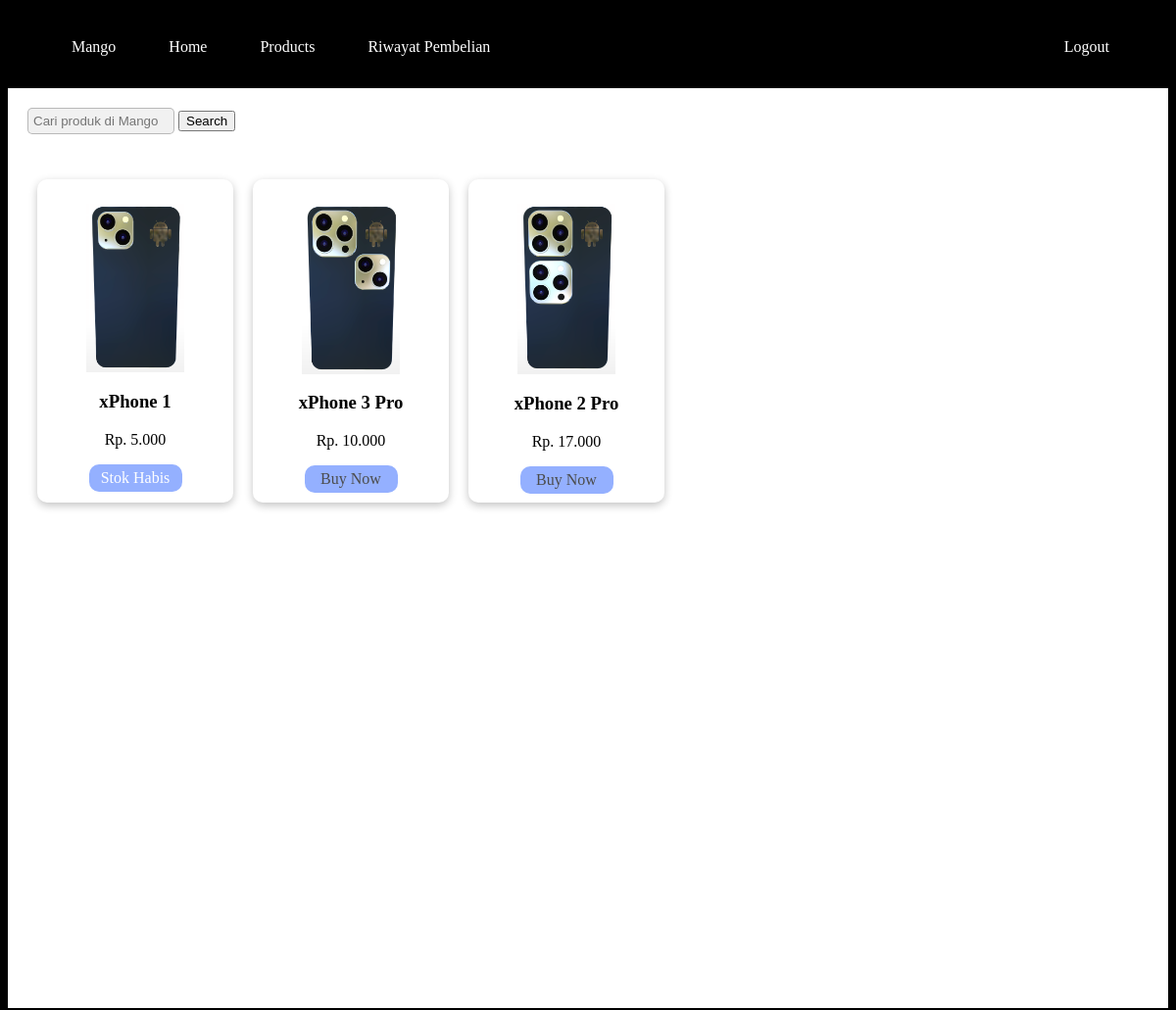
Screenshot of /uasweb/public/products.php (signed in) with the database file from the repository.
### tables this page shows
CREATE TABLE `produk` (
  `id_hp` int(100) NOT NULL,
  `nama_hp` varchar(255) NOT NULL,
  `harga_hp` varchar(255) NOT NULL,
  `stok_hp` varchar(255) NOT NULL,
  `bulantahun` varchar(255) NOT NULL,
  `gambar` varchar(255) NOT NULL
);

### uasweb/public/products.php (the view, shortened to what this page needs)
<?php
require '../database/connection.php';
$tampil = mysqli_query($conn,"SELECT * FROM produk");
$hp = [];
while($row = mysqli_fetch_assoc($tampil)){
    $hp[] =$row;
}
?>
<link rel="stylesheet" href="../style/style.css?v=<?php echo time(); ?>">
<div class="navbar">
    <div class="navbarKiri">
        <ul>
            <span>
                <li><a href="../index.php">Mango</a></li>
                <li><a href="../index.php">Home</a></li>
                <li><a href="products.php">Products</a></li>
                <li><a href="riwayat.php">Riwayat Pembelian</a></li>
            </span>
        </ul>
    </div>
    <div class="navbarKanan">
        <ul>
            <span>
                <?php
                    if($_SESSION['username'])
                    echo '<li><a href="logout.php">Logout</a></li>';
                    else{
                        echo '<li><a href="login.php">Login</a></li>';
                    }
                ?>
            </span>
        </ul>
    </div>
</div>
<div class="productsPage">
    <div class="filter">
    	<form action="" method="post">
        <input type="text" name="search" placeholder="Cari produk di Mango">
        <input type="submit" value="Search">
    </form>
    </div>
    <form action="" method="post">
    <div class="catalog">
        <?php
        foreach($hp as $i):
        ?>
        <div class="catalogCard">
                <div class="nShadow">
                    <img src="../image/<?php echo $i['gambar'] ?>" alt="xphone1" style="max-width: 100px;height: auto;">
                    <h3><?php echo $i['nama_hp'] ?></h3>
                    <p>Rp. <?php echo $i['harga_hp'] ?></p>
                    <div class="buy">
                    <?php
                        if($i['stok_hp'] == 0){
                            echo("Stok Habis");
                        } else{
                            ?>
                            <a href="detailProduct.php?id=<?php echo $i['id_hp'] ?>">Buy Now</a>
                            <?php
                        }
                    ?>
                    </div>
            </div>
        </div>
        <?php
        endforeach;
        ?>
    </div>
    </form>
</div>

### uasweb/style/style.css (style rules this page uses)
.navbar { color: white; max-width: auto; height: 82px; }
.navbar li { list-style: none; display: inline; }
.navbar a { padding: 25px; color: white; }
.navbar a:link, a:visited, a:active { color: white; text-decoration: none; }
.navbarKiri { margin-top: 15px; float: left; }
.navbarKanan { margin-top: 15px; float: right; margin-right: 35px; }
.buy { background: rgb(104, 144, 255); color: white; padding: 5px; border-radius: 10px; width: 85px; margin: auto; opacity: 0.7; }
.buy a { color: white; text-decoration: none; }
.footer p, li { color: white; }
.productsPage { background-color: white; padding: 10px; }
.catalog { background-color: white; height: 820px; padding: 10px; display: flex; flex-wrap: wrap; }
.filter { padding: 10px; }
.filter input[type=text] { width: 150px; padding: 5px; display: inline-block; border: none; background: #f1f1f1; border: 1px solid rgba(0, 0, 0, 0.24); border-radius: 5px; }
.catalogCard { border-radius: 10px; width: 150px; height: 280px; margin: 10px; text-align: center; display: grid; padding: 25px; box-shadow: rgba(0, 0, 0, 0.24) 0px 3px 8px; }
.catalogCard { padding: 25px; color: black; }
.catalogCard a { color: black; text-decoration: none; }

### rows the page displays
produk: gambar (picture), nama_hp "xPhone 1", harga_hp "5.000", stok_hp "Stok Habis"
produk: gambar (picture), nama_hp "xPhone 3 Pro", harga_hp "10.000"
produk: gambar (picture), nama_hp "xPhone 2 Pro", harga_hp "17.000"
